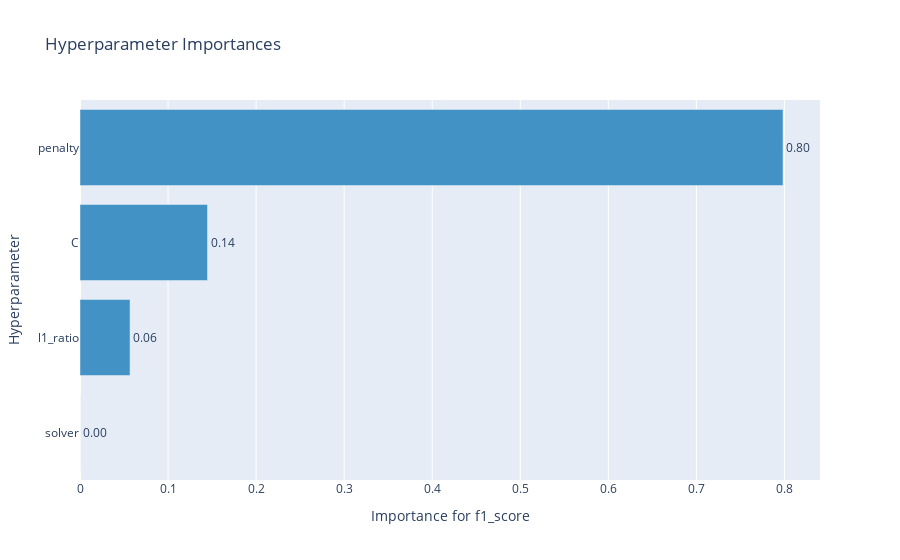

The code cell stored with this chart in its notebook:
### Markdown cell above
График важности гиперпараметров - помогает понять, какие гиперпараметры вносят больший вклад в минимизацию/максимизацию метрики.

### Code cell
optuna.visualization.plot_param_importances(study_3, target_name="f1_score")

### Figure 1 — Plotly figure (JSON) as saved in the notebook; plotly's stock layout.template omitted (floating-point values rounded to 4 significant figures)
{"data": [{"cliponaxis": false, "hovertemplate": ["solver (CategoricalDistribution): 0.0<extra></extra>", "l1_ratio (UniformDistribution): 0.05681249358840656<extra></extra>", "C (UniformDistribution): 0.14479935275154834<extra></extra>", "penalty (CategoricalDistribution): 0.7983881536600452<extra></extra>"], "marker": {"color": "rgb(66,146,198)"}, "orientation": "h", "text": ["0.0", "0.05681249358840656", "0.14479935275154834", "0.7983881536600452"], "textposition": "outside", "texttemplate": "%{text:.2f}", "type": "bar", "x": [0, 0.05681, 0.1448, 0.7984], "y": ["solver", "l1_ratio", "C", "penalty"]}], "layout": {"showlegend": false, "title": {"text": "Hyperparameter Importances"}, "xaxis": {"title": {"text": "Importance for f1_score"}}, "yaxis": {"title": {"text": "Hyperparameter"}}}}
